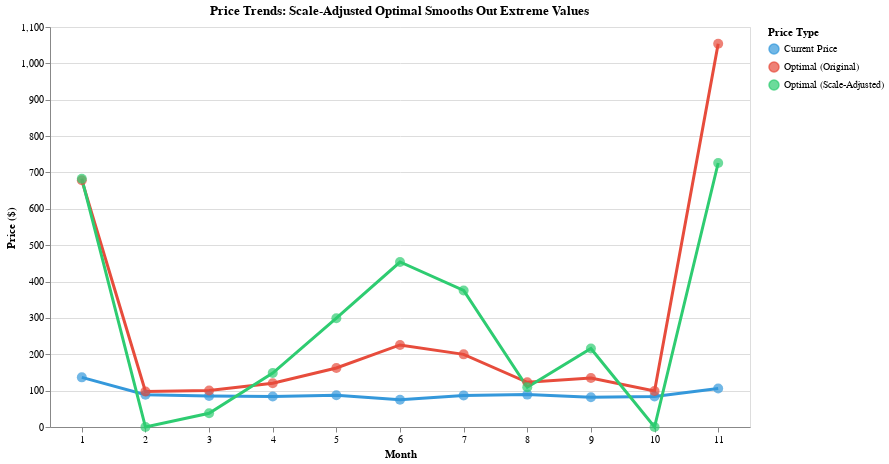

Notebook code for this chart:
### Code cell
# Line chart showing all three prices over time
line_data = analysis_data_valid[['Month', 'Month_Label', 'Average_Ticket_Price', 
                                   'Optimal_Price_Original', 'Optimal_Price_Scale_Adjusted']].copy()

# Reshape for line chart
line_long = pd.melt(
    line_data,
    id_vars=['Month', 'Month_Label'],
    value_vars=['Average_Ticket_Price', 'Optimal_Price_Original', 'Optimal_Price_Scale_Adjusted'],
    var_name='Metric',
    value_name='Value'
)

# Rename
line_long['Metric'] = line_long['Metric'].replace({
    'Average_Ticket_Price': 'Current Price',
    'Optimal_Price_Original': 'Optimal (Original)',
    'Optimal_Price_Scale_Adjusted': 'Optimal (Scale-Adjusted)'
})

# Create line chart
line_chart = alt.Chart(line_long).mark_line(strokeWidth=3).encode(
    x=alt.X('Month:O', title='Month', axis=alt.Axis(labelAngle=0)),
    y=alt.Y('Value:Q', title='Price ($)'),
    color=alt.Color('Metric:N',
                    scale=alt.Scale(domain=['Current Price', 'Optimal (Original)', 'Optimal (Scale-Adjusted)'],
                                   range=['#3498db', '#e74c3c', '#2ecc71']),
                    legend=alt.Legend(title='Price Type'))
).properties(
    title='Price Trends: Scale-Adjusted Optimal Smooths Out Extreme Values',
    width=700,
    height=400
)

# Add points
points = alt.Chart(line_long).mark_point(size=100, filled=True).encode(
    x=alt.X('Month:O'),
    y=alt.Y('Value:Q'),
    color=alt.Color('Metric:N',
                    scale=alt.Scale(domain=['Current Price', 'Optimal (Original)', 'Optimal (Scale-Adjusted)'],
                                   range=['#3498db', '#e74c3c', '#2ecc71'])),
    tooltip=[
        alt.Tooltip('Month_Label:N', title='Month'),
        alt.Tooltip('Metric:N', title='Type'),
        alt.Tooltip('Value:Q', title='Price', format='$,.2f')
    ]
)

combined = line_chart + points
combined

### Figure 1 — Vega-Lite specification as saved in the notebook (floating-point values rounded to 4 significant figures)
{"config": {"view": {"continuousWidth": 300, "continuousHeight": 300}}, "layer": [{"mark": {"type": "line", "strokeWidth": 3}, "encoding": {"color": {"field": "Metric", "legend": {"title": "Price Type"}, "scale": {"domain": ["Current Price", "Optimal (Original)", "Optimal (Scale-Adjusted)"], "range": ["#3498db", "#e74c3c", "#2ecc71"]}, "type": "nominal"}, "x": {"axis": {"labelAngle": 0}, "field": "Month", "title": "Month", "type": "ordinal"}, "y": {"field": "Value", "title": "Price ($)", "type": "quantitative"}}, "title": "Price Trends: Scale-Adjusted Optimal Smooths Out Extreme Values"}, {"mark": {"type": "point", "filled": true, "size": 100}, "encoding": {"color": {"field": "Metric", "scale": {"domain": ["Current Price", "Optimal (Original)", "Optimal (Scale-Adjusted)"], "range": ["#3498db", "#e74c3c", "#2ecc71"]}, "type": "nominal"}, "tooltip": [{"field": "Month_Label", "title": "Month", "type": "nominal"}, {"field": "Metric", "title": "Type", "type": "nominal"}, {"field": "Value", "format": "$,.2f", "title": "Price", "type": "quantitative"}], "x": {"field": "Month", "type": "ordinal"}, "y": {"field": "Value", "type": "quantitative"}}}], "data": {"name": "data-4e2ac9473fc4d0d78fc3e86502a52d24"}, "height": 400, "width": 700, "$schema": "https://vega.github.io/schema/vega-lite/v5.20.1.json", "datasets": {"data-4e2ac9473fc4d0d78fc3e86502a52d24": [{"Month": 1, "Month_Label": "Jan", "Metric": "Current Price", "Value": 136.6}, {"Month": 2, "Month_Label": "Feb", "Metric": "Current Price", "Value": 88.74}, {"Month": 3, "Month_Label": "Mar", "Metric": "Current Price", "Value": 85.46}, {"Month": 4, "Month_Label": "Apr", "Metric": "Current Price", "Value": 83.81}, {"Month": 5, "Month_Label": "May", "Metric": "Current Price", "Value": 87.36}, {"Month": 6, "Month_Label": "Jun", "Metric": "Current Price", "Value": 74.91}, {"Month": 7, "Month_Label": "Jul", "Metric": "Current Price", "Value": 86.91}, {"Month": 8, "Month_Label": "Aug", "Metric": "Current Price", "Value": 89.06}, {"Month": 9, "Month_Label": "Sep", "Metric": "Current Price", "Value": 81.74}, {"Month": 10, "Month_Label": "Oct", "Metric": "Current Price", "Value": 84.2}, {"Month": 11, "Month_Label": "Nov", "Metric": "Current Price", "Value": 105.9}, {"Month": 1, "Month_Label": "Jan", "Metric": "Optimal (Original)", "Value": 678.6}, {"Month": 2, "Month_Label": "Feb", "Metric": "Optimal (Original)", "Value": 97.74}, {"Month": 3, "Month_Label": "Mar", "Metric": "Optimal (Original)", "Value": 100.4}, {"Month": 4, "Month_Label": "Apr", "Metric": "Optimal (Original)", "Value": 120.5}, {"Month": 5, "Month_Label": "May", "Metric": "Optimal (Original)", "Value": 162.2}, {"Month": 6, "Month_Label": "Jun", "Metric": "Optimal (Original)", "Value": 225.6}, {"Month": 7, "Month_Label": "Jul", "Metric": "Optimal (Original)", "Value": 199.7}, {"Month": 8, "Month_Label": "Aug", "Metric": "Optimal (Original)", "Value": 123.0}, {"Month": 9, "Month_Label": "Sep", "Metric": "Optimal (Original)", "Value": 134.9}, {"Month": 10, "Month_Label": "Oct", "Metric": "Optimal (Original)", "Value": 99.08}, {"Month": 11, "Month_Label": "Nov", "Metric": "Optimal (Original)", "Value": 1054.0}, {"Month": 1, "Month_Label": "Jan", "Metric": "Optimal (Scale-Adjusted)", "Value": 682.7}, {"Month": 2, "Month_Label": "Feb", "Metric": "Optimal (Scale-Adjusted)", "Value": 0.0}, {"Month": 3, "Month_Label": "Mar", "Metric": "Optimal (Scale-Adjusted)", "Value": 37.79}, {"Month": 4, "Month_Label": "Apr", "Metric": "Optimal (Scale-Adjusted)", "Value": 148.4}, {"Month": 5, "Month_Label": "May", "Metric": "Optimal (Scale-Adjusted)", "Value": 299.3}, {"Month": 6, "Month_Label": "Jun", "Metric": "Optimal (Scale-Adjusted)", "Value": 453.7}, {"Month": 7, "Month_Label": "Jul", "Metric": "Optimal (Scale-Adjusted)", "Value": 375.5}, {"Month": 8, "Month_Label": "Aug", "Metric": "Optimal (Scale-Adjusted)", "Value": 109.3}, {"Month": 9, "Month_Label": "Sep", "Metric": "Optimal (Scale-Adjusted)", "Value": 215.9}, {"Month": 10, "Month_Label": "Oct", "Metric": "Optimal (Scale-Adjusted)", "Value": 0.0}, {"Month": 11, "Month_Label": "Nov", "Metric": "Optimal (Scale-Adjusted)", "Value": 726.1}]}}
